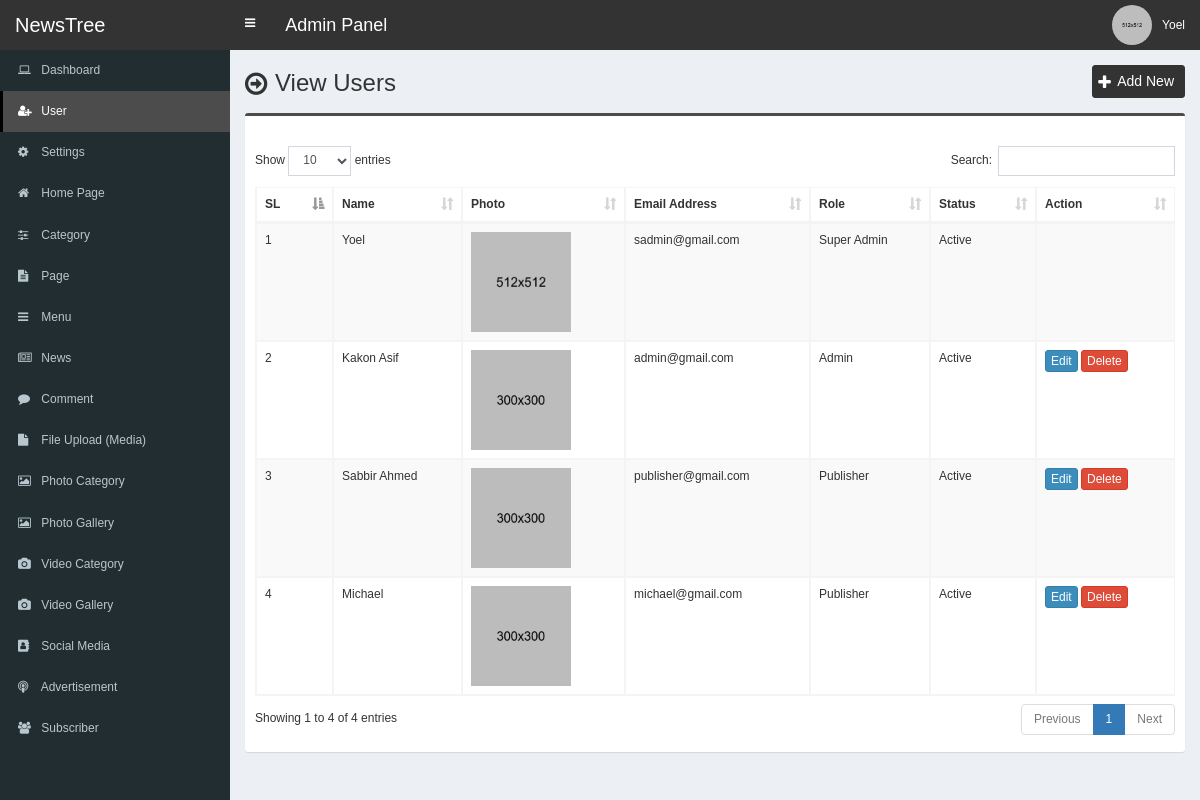
Screenshot of /admin/user.php (signed in) with the database file from the repository.
### tables this page shows
CREATE TABLE `tbl_user` (
  `id` int(10) NOT NULL,
  `full_name` varchar(100) NOT NULL,
  `email` varchar(255) NOT NULL,
  `phone` varchar(100) NOT NULL,
  `password` varchar(255) NOT NULL,
  `photo` varchar(255) NOT NULL,
  `role` varchar(30) NOT NULL,
  `status` varchar(10) NOT NULL
);

### admin/user.php (the view, shortened to what this page needs)
<?php require_once('header.php'); ?>
<section class="content-header">
	<div class="content-header-left">
		<h1>View Users</h1>
	</div>
	<div class="content-header-right">
		<a href="user-add.php" class="btn btn-primary btn-sm">Add New</a>
	</div>
</section>
<section class="content">
  <div class="row">
    <div class="col-md-12">
      <div class="box box-info">
        <div class="box-body table-responsive">
          <table id="example1" class="table table-bordered table-striped">
			<thead>
			    <tr>
			        <th>SL</th>
			        <th>Name</th>
			        <th>Photo</th>
			        <th>Email Address</th>
			        <th>Role</th>
			        <th>Status</th>
			        <th>Action</th>
			    </tr>
			</thead>
            <tbody>
				<?php
                    $i=0;
                    $statement = $pdo->prepare("SELECT * FROM tbl_user");
                    $statement->execute();
                    $result = $statement->fetchAll(PDO::FETCH_ASSOC);
                    foreach ($result as $row) {
                    	$i++;
                    	?>
						<tr>
		                    <td><?php echo $i; ?></td>
		                    <td><?php echo $row['full_name']; ?></td>
		                    <td>
		                    	<?php
		                    	if($row['photo']=='') {
		                    		echo '<img src="../assets/uploads/no-photo.jpg" width="100">';
		                    	} else {
									echo '<img src="../assets/uploads/'.$row['photo'].'" width="100">';
		                    	}
		                    	?>
		                    </td>
		                    <td><?php echo $row['email']; ?></td>
		                    <td><?php echo $row['role']; ?></td>
		                    <td><?php echo $row['status']; ?></td>
		                    <td>
		                        <?php
		                        	if($i != 1) {
			                        	echo '<a href="user-edit.php?id='.$row['id'].'" class="btn btn-primary btn-xs">Edit</a> ';
			                        	echo '<a href="#" class="btn btn-danger btn-xs" data-href="user-delete.php?id='.$row['id'].'" data-toggle="modal" data-target="#confirm-delete">Delete</a> ';
		                        	}
		                        ?>
		                    </td>
		                </tr>
                    	<?php
                    }
                ?>
            </tbody>
          </table>
        </div>
      </div>
</section>
<?php require_once('footer.php'); ?>

### admin/header.php (shortened to what this page needs)
<!DOCTYPE html>
<html>
<head>
	<link rel="stylesheet" href="css/bootstrap.min.css">
	<link rel="stylesheet" href="css/font-awesome.min.css">
	<link rel="stylesheet" href="css/ionicons.min.css">
	<link rel="stylesheet" href="css/datepicker3.css">
	<link rel="stylesheet" href="css/all.css">
	<link rel="stylesheet" href="css/select2.min.css">
	<link rel="stylesheet" href="css/dataTables.bootstrap.css">
	<link rel="stylesheet" href="css/jquery.fancybox.css">
	<link rel="stylesheet" href="css/AdminLTE.min.css">
	<link rel="stylesheet" href="css/_all-skins.min.css">
	<link rel="stylesheet" href="style.css">
</head>
<body class="hold-transition fixed skin-blue sidebar-mini">
	<div class="wrapper">
		<header class="main-header">
			<a href="index.php" class="logo">
				<span class="logo-lg">NewsTree</span>
			</a>
			<nav class="navbar navbar-static-top">
				<a href="#" class="sidebar-toggle" data-toggle="offcanvas" role="button">
				</a>
				<span style="float:left;line-height:50px;color:#fff;padding-left:15px;font-size:18px;">Admin Panel</span>
				<div class="navbar-custom-menu">
					<ul class="nav navbar-nav">
						<li class="dropdown user user-menu">
							<a href="#" class="dropdown-toggle" data-toggle="dropdown">
								<img src="../assets/uploads/<?php echo $_SESSION['user']['photo']; ?>" class="user-image" alt="User Image">
								<span class="hidden-xs"><?php echo $_SESSION['user']['full_name']; ?></span>
							</a>
						</li>
					</ul>
				</div>
			</nav>
		</header>
  		<?php $cur_page = substr($_SERVER["SCRIPT_NAME"],strrpos($_SERVER["SCRIPT_NAME"],"/")+1); ?>
  		<aside class="main-sidebar">
    		<section class="sidebar">
      			<ul class="sidebar-menu">
			        <li class="treeview <?php if($cur_page == 'index.php') {echo 'active';} ?>">
			          <a href="index.php">
			            <i class="fa fa-laptop"></i> <span>Dashboard</span>
			          </a>
			        </li>
					<?php if($_SESSION['user']['role'] == 'Super Admin'): ?>
			        <li class="treeview <?php if( ($cur_page == 'user-add.php')||($cur_page == 'user.php')||($cur_page == 'user-edit.php') ) {echo 'active';} ?>">
			          <a href="user.php">
			            <i class="fa fa-user-plus"></i> <span>User</span>
			          </a>
			        </li>
			    	<?php endif; ?>
					<?php
						if($_SESSION['user']['role'] == 'Super Admin'
					      || $_SESSION['user']['role'] == 'Admin'):
					?>
			        <li class="treeview <?php if( ($cur_page == 'settings.php') ) {echo 'active';} ?>">
			          <a href="settings.php">
			            <i class="fa fa-cog"></i> <span>Settings</span>
			          </a>
			        </li>
			        <?php endif; ?>
					<?php
						if($_SESSION['user']['role'] == 'Super Admin'
					      || $_SESSION['user']['role'] == 'Admin'):
					?>
			        <li class="treeview <?php if( ($cur_page == 'home-page-category.php') ) {echo 'active';} ?>">
			          <a href="home-page-category.php">
			            <i class="fa fa-home"></i> <span>Home Page</span>
			          </a>
			        </li>
			        <?php endif; ?>
					<?php
						if($_SESSION['user']['role'] == 'Super Admin'
					      || $_SESSION['user']['role'] == 'Admin'):
					?>
			        <li class="treeview <?php if( ($cur_page == 'category-add.php')||($cur_page == 'category.php')||($cur_page == 'category-edit.php') ) {echo 'active';} ?>">
			          <a href="category.php">
			            <i class="fa fa-sliders"></i> <span>Category</span>
			          </a>
			        </li>
			        <?php endif; ?>
					<?php
						if($_SESSION['user']['role'] == 'Super Admin'
					      || $_SESSION['user']['role'] == 'Admin'):
					?>
			        <li class="treeview <?php if( ($cur_page == 'page-add.php')||($cur_page == 'page.php')||($cur_page == 'page-edit.php') ) {echo 'active';} ?>">
			          <a href="page.php">
			            <i class="fa fa-file-text"></i> <span>Page</span>
			          </a>
			        </li>
			        <?php endif; ?>
					<?php
						if($_SESSION['user']['role'] == 'Super Admin'
					      || $_SESSION['user']['role'] == 'Admin'):
					?>
			        <li class="treeview <?php if( ($cur_page == 'menu-add.php')||($cur_page == 'menu.php')||($cur_page == 'menu-edit.php') ) {echo 'active';} ?>">
			          <a href="menu.php">
			            <i class="fa fa-bars"></i> <span>Menu</span>
			          </a>
			        </li>
			        <?php endif; ?>
			        <li class="treeview <?php if( ($cur_page == 'news-add.php')||($cur_page == 'news.php')||($cur_page == 'news-edit.php') ) {echo 'active';} ?>">
			          <a href="news.php">
			            <i class="fa fa-newspaper-o"></i> <span>News</span>
			          </a>
			        </li>
					<?php
						if($_SESSION['user']['role'] == 'Super Admin'
					      || $_SESSION['user']['role'] == 'Admin'):
					?>
			        <li class="treeview <?php if( ($cur_page == 'comment.php') ) {echo 'active';} ?>">
			          <a href="comment.php">
			            <i class="fa fa-comment"></i> <span>Comment</span>
			          </a>
			        </li>
			        <?php endif; ?>
			        <li class="treeview <?php if( ($cur_page == 'file-add.php')||($cur_page == 'file.php')||($cur_page == 'file-edit.php') ) {echo 'active';} ?>">
			          <a href="file.php">
			            <i class="fa fa-file"></i> <span>File Upload (Media)</span>
			          </a>
			        </li>
					<?php
						if($_SESSION['user']['role'] == 'Super Admin'
					      || $_SESSION['user']['role'] == 'Admin'):
					?>
					<li class="treeview <?php if( ($cur_page == 'photo-category-add.php')||($cur_page == 'photo-category.php')||($cur_page == 'photo-category-edit.php') ) {echo 'active';} ?>">
			          <a href="photo-category.php">
			            <i class="fa fa-picture-o"></i> <span>Photo Category</span>
			          </a>
			        </li>
			        <?php endif; ?>
			        <li class="treeview <?php if( ($cur_page == 'photo-add.php')||($cur_page == 'photo.php')||($cur_page == 'photo-edit.php') ) {echo 'active';} ?>">
			          <a href="photo.php">
			            <i class="fa fa-picture-o"></i> <span>Photo Gallery</span>
			          </a>
			        </li>
					<?php
						if($_SESSION['user']['role'] == 'Super Admin'
					      || $_SESSION['user']['role'] == 'Admin'):
					?>
					<li class="treeview <?php if( ($cur_page == 'video-category-add.php')||($cur_page == 'video-category.php')||($cur_page == 'video-category-edit.php') ) {echo 'active';} ?>">
			          <a href="video-category.php">
			            <i class="fa fa-camera"></i> <span>Video Category</span>
			          </a>
			        </li>
			        <?php endif; ?>
			        <li class="treeview <?php if( ($cur_page == 'video-add.php')||($cur_page == 'video.php')||($cur_page == 'video-edit.php') ) {echo 'active';} ?>">
			          <a href="video.php">
			            <i class="fa fa-camera"></i> <span>Video Gallery</span>
			          </a>
			        </li>
					<?php
						if($_SESSION['user']['role'] == 'Super Admin'
					      || $_SESSION['user']['role'] == 'Admin'):
					?>
			        <li class="treeview <?php if( ($cur_page == 'social-media.php') ) {echo 'active';} ?>">
			          <a href="social-media.php">
			            <i class="fa fa-address-book"></i> <span>Social Media</span>
			          </a>
			        </li>
			        <?php endif; ?>
					<?php
						if($_SESSION['user']['role'] == 'Super Admin'
					      || $_SESSION['user']['role'] == 'Admin'):
					?>
			        <li class="treeview <?php if( ($cur_page == 'advertisement-add.php')||($cur_page == 'advertisement.php')||($cur_page == 'advertisement-edit.php') ) {echo 'active';} ?>">
			          <a href="advertisement.php">
			            <i class="fa fa-podcast"></i> <span>Advertisement</span>
			          </a>
			        </li>
			        <?php endif; ?>
			        <li class="treeview <?php if( ($cur_page == 'subscriber.php')||($cur_page == 'subscriber.php') ) {echo 'active';} ?>">
			          <a href="subscriber.php">
			            <i class="fa fa-users"></i> <span>Subscriber</span>
			          </a>
			        </li>
      			</ul>
    		</section>
  		</aside>
  		<div class="content-wrapper">

### admin/footer.php (shortened to what this page needs)
		</div>
	</div>
</body>
</html>

### admin/style.css (style rules this page uses)
body { font-size: 12px; font-family: 'verdana', sans-serif; }
.navbar-nav>.user-menu .user-image { width: 40px; height: 40px; margin-top: -10px; }
.content-header>h1, .content-header .content-header-left h1 { font-family: 'verdana', sans-serif; }
.main-header .logo { text-align: left; }
.main-header .logo .logo-lg { font-family: 'verdana', sans-serif; }
.box-info { padding-top: 20px; }
.content-header { overflow: hidden; }
.content-header .content-header-left { float: left; padding-top: 5px; }
.content-header .content-header-right { float: right; }
.content-header .content-header-left h1 { margin-top: 0; margin-bottom: 0; padding-left: 30px; font-size: 24px; position: relative; }
.content-header .content-header-left h1:before { position: absolute; top: 0; left: 0; font-family: 'FontAwesome', sans-serif; font-size: 26px; content: '\f18e'; }
.content-header .content-header-right a { position: relative; padding-left: 24px; font-size: 14px; }
.content-header .content-header-right a:before { position: absolute; top: 4px; left: 5px; font-family: 'FontAwesome', sans-serif; font-size: 16px; content: '\f067'; }
.skin-blue .sidebar-menu>li:hover>a, .skin-blue .sidebar-menu>li.active>a { color: #fff; background: #3c8dbc; border-left-color: #3c8dbc; }
.skin-blue .main-header .logo, .skin-blue .main-header .logo:hover, .skin-blue .main-header .navbar, .skin-blue .main-header .navbar .sidebar-toggle:hover { background-color: #333333; }
.skin-blue .sidebar-menu>li:hover>a, .skin-blue .sidebar-menu>li.active>a { background-color: #4c4c4c; border-left-color: #000000; }
.box.box-info { border-top-color: #4c4c4c; }
.content-header .content-header-right a { background-color: #333333; border-color: #333333; }

### rows the page displays
tbl_user: full_name "Yoel", photo (picture), email "sadmin@gmail.com", role "Super Admin", status "Active"
tbl_user: full_name "Kakon Asif", email "admin@gmail.com", role "Admin", status "Active"
tbl_user: full_name "Sabbir Ahmed", email "publisher@gmail.com", role "Publisher", status "Active"
tbl_user: full_name "Michael", email "michael@gmail.com", role "Publisher", status "Active"

### other values shown
$_SESSION['user']['full_name'] "Yoel"
